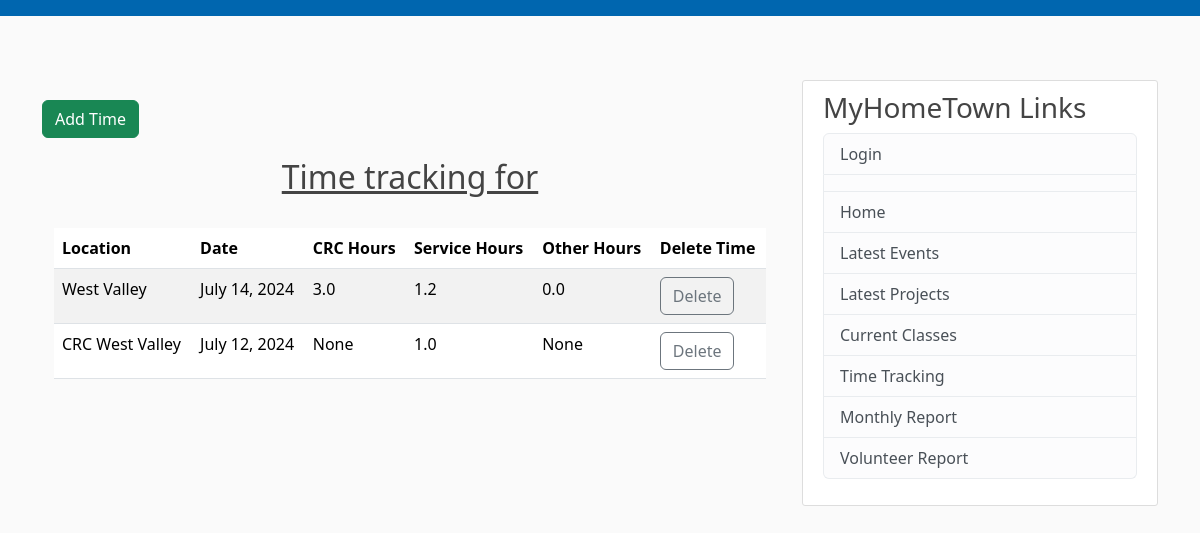
The page /private/time/ on the database as committed earlier.
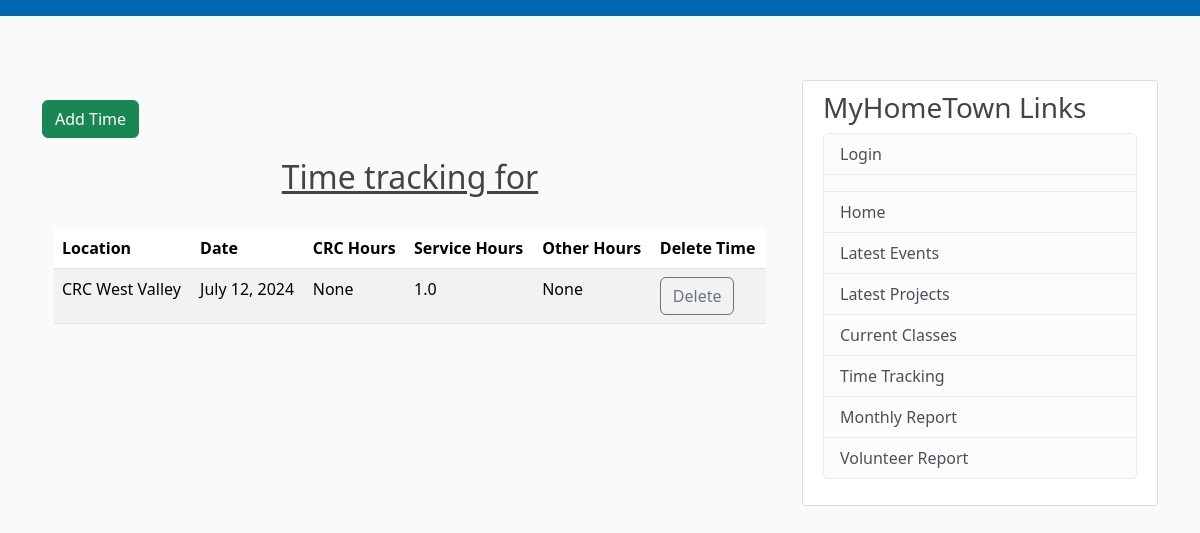
The same page on the database as committed later.
### common/models.py (models this page shows, shortened)
class TimeTrack(models.Model):
    location = models.CharField(max_length=255)
    date = models.DateField(default=timezone.now)
    date_posted = models.DateTimeField(default=timezone.now)
    crc = models.FloatField(null=True, blank=True)
    service = models.FloatField(null=True, blank=True)
    other = models.FloatField(null=True, blank=True)
    author = models.ForeignKey(User, on_delete=models.CASCADE)

### private/views.py (the view)
# urls.py: path('time/', TimeListView.as_view(), name="time-list"),
class TimeListView(ListView):
    model = TimeTrack
    template_name = 'time/time_list.html'
    context_object_name = 'times'
    ordering = ['-date', '-date_posted']

### private/templates/time/time_list.html (shortened to what this page needs)
{% extends "private/base.html" %}
{% block content %}
<p>
  <li class="btn btn-success btn=sm mt-1 mb-1"><a class="nav-item nav-link" href="{% url 'time-create' %}">Add Time</a></li>
</p>
<div class="container">
  <h2 class="text-center"><u>Time tracking for {{ user.get_username }}</u></h2><br>
  <table class="table table-striped">
    <thead>
      <tr>
        <th>Location</th>
        <th>Date</th>
        <th>CRC Hours</th>
        <th>Service Hours</th>
        <th>Other Hours</th>
        <th>Delete Time</th>
      </tr>
    </thead>
    <tbody>
    {% if times %}
      {% for time in times %}
        <tr>
          <td>{{ time.location }}</td>
          <td>{{ time.date }}</td>
          <td>{{ time.crc }}</td>
          <td>{{ time.service }}</td>
          <td>{{ time.other }}</td>
          <td><a class="btn btn-outline-secondary" href="{% url 'time-delete' time.id %}">Delete</a></td>
        </tr>
      {% endfor %}
    {% else %}
      <td colspan="6">No time recorded</td>
    {% endif %}
    </tbody>
  </table>
</div>
{% endblock %}

Rows that differ between the two databases and show on the page:
removed TimeTrack: location "West Valley", date "July 14, 2024", crc "3.0", service "1.2", other "0.0"
